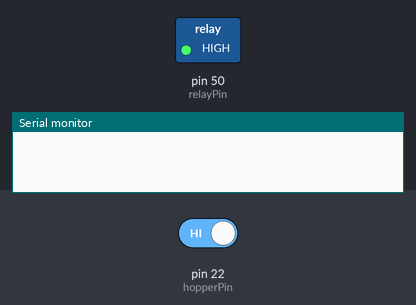
A sketch run on a simulated Arduino Mega 2560, built with avr-gcc and run on an emulated ATmega2560. On the bench: switched loads named in the sketch (green lamp = pin HIGH), the last lines printed to the serial monitor. The inputs (shaded band) are chosen by the test bench; at power-on: pin 22 (hopperPin) HIGH.

Above: at 1.2 s.
1.3 s: pin 22 (hopperPin) driven LOW
At 1.7 s:
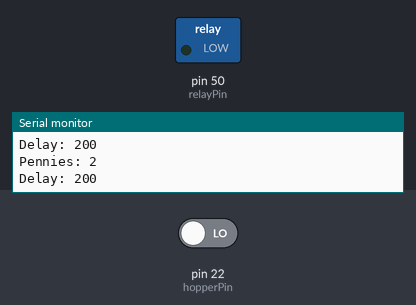
2.8 s: pin 22 (hopperPin) driven HIGH
At 4.1 s:
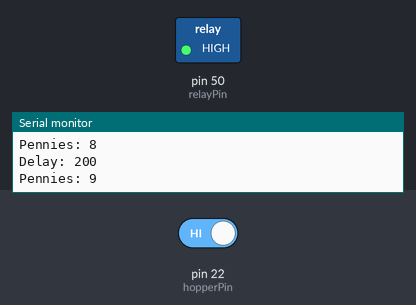
Timing chart, 0 to 5.8 s (numbered marks = the images above; inputs shaded):
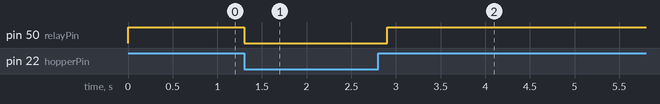

Measured:
- after the input at 1.3 s, pin 50 (relayPin): HIGH → LOW at once
- after the input at 2.8 s, pin 50 (relayPin): LOW → HIGH after 0.10 s

The sketch:

hopper-control-old.ino
```cpp
int hopperPin = 22;
int relayPin = 50;
unsigned long startTime;
unsigned long delayTime;
int pennyCount = 0;
void setup() {
  // put your setup code here, to run once:
  Serial.begin(9600);
  pinMode(hopperPin, INPUT);
  pinMode(relayPin, OUTPUT);
  startTime = 0;

}

void loop() {

  digitalWrite(relayPin,HIGH);


  while(!digitalRead(hopperPin)){
    digitalWrite(relayPin,LOW);

    delayTime = 200-(millis()-startTime);
    if(delayTime > 3000){
      delayTime = 0;
    }
    Serial.print("Delay: ");
    Serial.println(delayTime);

    delay(delayTime);
    startTime = millis();
    pennyCount ++;
    Serial.print("Pennies: ");
    Serial.println(pennyCount);


  }


}
```
